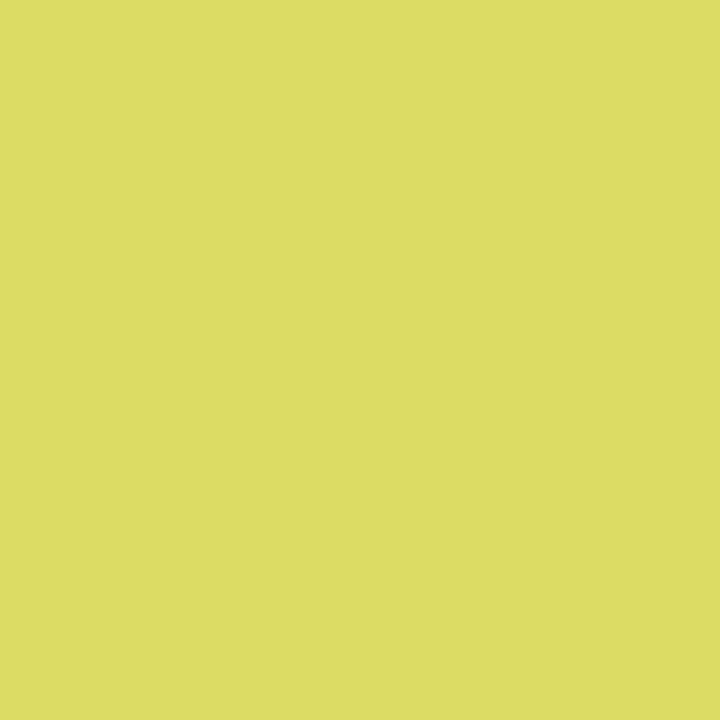
Frame 1 (no input)
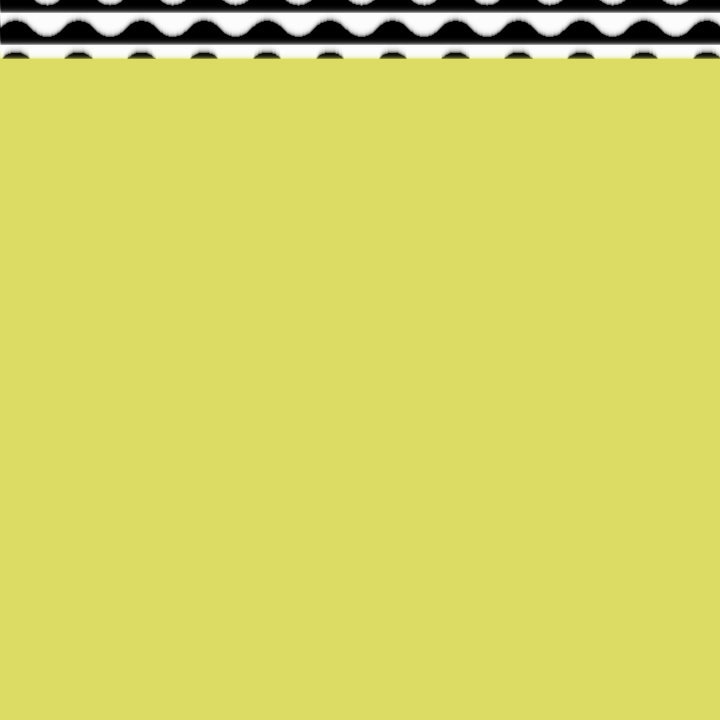
Frame 60 (no input)
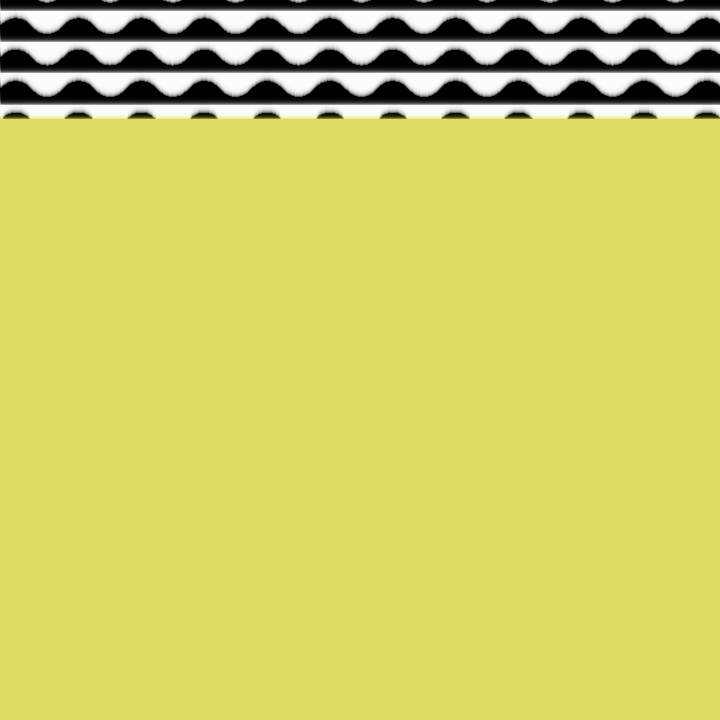
Frame 120 (the mouse pressed at the canvas centre since frame 60)

The p5.js sketch that drew these frames (run headless with seeded random() and noise() and a simulated clock; from frame 60 on, the mouse is pressed at the canvas centre):

// p5.js sketch
// ── sketch.js

function setup() {
   createCanvas(720, 720);
   background(220,220,100);
 }

function draw() {
  let w = width;
  let t = frameCount; 
  if (t > 1) {
    //copia toda la pantalla y la baja un pixel
    copy(0, 0, w, w, 0, 1, w, w);
    //copy(0, 0, w, w, sin(t*0.1), 1, w, w);
    for (let x = w; x > 0; x--) {
      //determina cuál punto es blanco y cual negro
      //stroke((x+t^x-t)%9==0?255:0);
      //stroke(random(255));
      stroke(sin(t*0.1)>sin(x*0.1)?255:0);
      ////stroke(tan(t*0.1)>tan(x*0.1)?255:0);
      //stroke(sin(t*0.1)>tan(x*0.1)?255:0);
      stroke(tan(t*0.1)>sin(x*0.1)?255:0);
      /*stroke(
        tan(t*0.1)>sin(x*0.1)?255:0,
        sin(t*0.1)>tan(x*0.1)?255:0,
        255);*/
      /*
        stroke(
        255,0,0,
        abs(tan(t*0.1)*sin(x*0.1)));
        point(x, 0);
        */
       /* stroke(
        0,255,0,
        sin(t*0.1)>sin(x*0.1)?255:0);
        point(x, 0);*/
        
       /*
        stroke(
        0,0,255,
        abs(sin(t*0.1)*tan(x*0.1)));
        point(x, 0);
        */
    
      point(x, 0);
    }
  }
}



// draw=_=>{
//   t=frameCount;
//   t>1?copy(0,0,w,w,0,1,w,w):createCanvas(w=720,w);
//   for(x=w;x--;){
//     stroke((x+t^x-t)%9?0:w)+point(x,0);
//   }
// }
